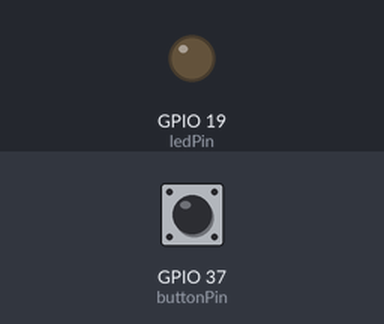
The sketch below on a simulated ESP32. Parts: output pins drawn as LEDs (lit = HIGH). The inputs (shaded band) are chosen by the test bench; at power-on: GPIO 37 (buttonPin) HIGH. WiFi joins after 1.5 s; servers stay silent unless stated; the local clock reads 2024-03-15 10:24:30 at power-on unless the sketch sets it; what the sketch prints to the serial monitor is not drawn.

Above: at 2.7 s.
2.8 s: GPIO 37 (buttonPin) pulled LOW for 0.15 s
At 3.0 s:
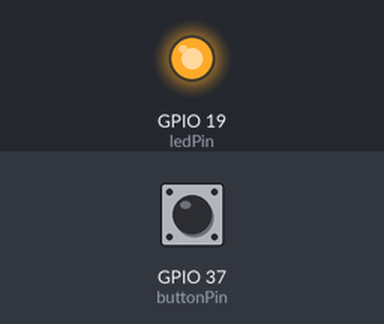
4.7 s: GPIO 37 (buttonPin) pulled LOW for 3.2 s
At 8.7 s:
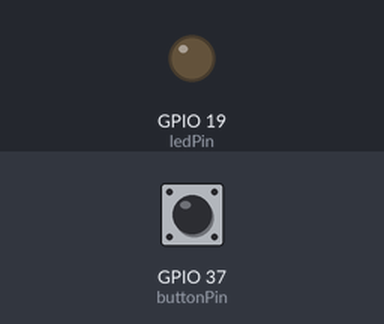
Timing chart, 0 to 10.2 s (numbered marks = the images above; inputs shaded):
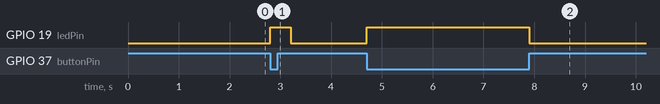

The sketch:

button_with_telegram.ino
```cpp
#include <WiFi.h>
#include <WiFiClientSecure.h>
#include <UniversalTelegramBot.h>

// Wifi network station credentials
#define WIFI_SSID ""
#define WIFI_PASSWORD ""

// Telegram BOT Token (Get from Botfather)
#define BOT_TOKEN ""

// Identificator responsible
#define CHAT_ID ""

// WiFi and Bot objects
WiFiClientSecure secured_client;
UniversalTelegramBot bot(BOT_TOKEN, secured_client);

// GPIO used
const int buttonPin = 37;  // the number of the pushbutton pin
const int ledPin = 19;    // the number of the LED pin

// variables will change:
int buttonState = 0;  // variable for reading the pushbutton status

void setup() {
  Serial.begin(115200);
  Serial.println("Starting configs and init WiFi");
  Serial.println();

  // attempt to connect to Wifi network:
  Serial.print("Connecting to Wifi SSID ");
  Serial.print(WIFI_SSID);
  WiFi.begin(WIFI_SSID, WIFI_PASSWORD);
  secured_client.setCACert(TELEGRAM_CERTIFICATE_ROOT); // Add root certificate for api.telegram.org
  while (WiFi.status() != WL_CONNECTED)
  {
    Serial.print(".");
    delay(500);
  }
  Serial.print("\nWiFi connected. IP address: ");
  Serial.println(WiFi.localIP());

  Serial.print("Retrieving time: ");
  configTime(0, 0, "pool.ntp.org"); // get UTC time via NTP
  time_t now = time(nullptr);
  while (now < 24 * 3600)
  {
    Serial.print(".");
    delay(100);
    now = time(nullptr);
  }
  Serial.println(now);

  // initialize the LED pin as an output:
  pinMode(ledPin, OUTPUT);
  // initialize the pushbutton pin as an input:
  pinMode(buttonPin, INPUT);
}

void loop() {
  buttonState = digitalRead(buttonPin);

  // check if the pushbutton is pressed. If it is, the buttonState is HIGH:
  if (buttonState == LOW) {
    digitalWrite(ledPin, HIGH); // Turn LED on

    // Send message and location to Telegram Channel
    bot.sendMessage(CHAT_ID, "[ESP32] Houve uma ocorrência reportada pelo panic button! Localização:");
    bot.sendLocation(CHAT_ID, -22.813407, -47.0643614);
    delay(100);

  } else {
    digitalWrite(ledPin, LOW); // Turn LED off
  }
}
```

Measured:
- after the input at 2.8 s, GPIO 19 (ledPin): LOW → HIGH at once, → LOW 0.40 s later
- after the input at 4.7 s, GPIO 19 (ledPin): LOW → HIGH at once, → LOW 3.2 s later
